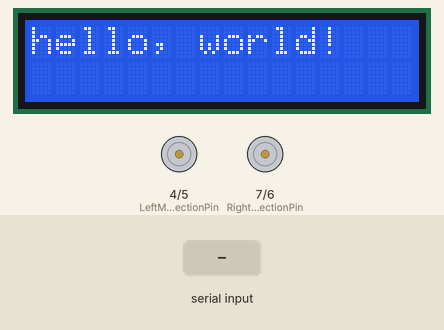
A sketch run on a simulated Arduino Uno, built with avr-gcc and run on an emulated ATmega328P. Parts: 16×2 character LCD, direction and speed pins drawn as motors (green arrow = direction pin HIGH = forward, orange = LOW = backward, longer = more drive). Inputs (shaded band) come from the test bench. What the sketch prints to the serial monitor is not drawn.

Above: at 1.2 s.
1.3 s: "w" received over Serial
At 2.4 s:
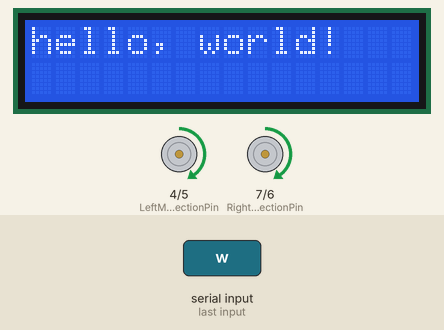
2.8 s: "s" received over Serial
At 3.6 s:
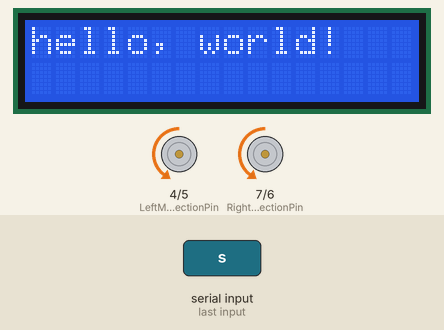
4.3 s: "a" received over Serial
At 4.7 s:
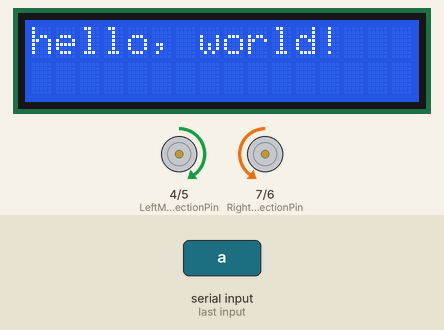
5.8 s: "d" received over Serial
At 7.0 s:
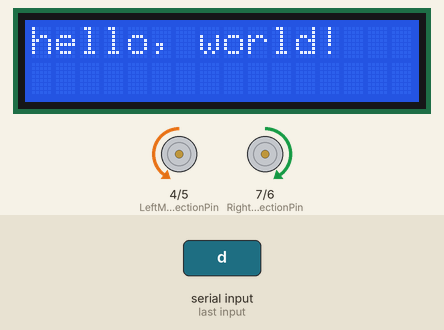
7.3 s: "x" received over Serial
At 8.2 s:
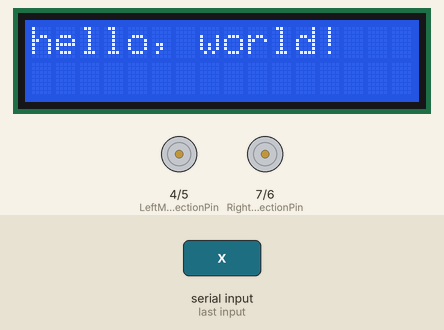
Timing chart, 0 to 9.8 s (numbered marks = the images above; inputs shaded):
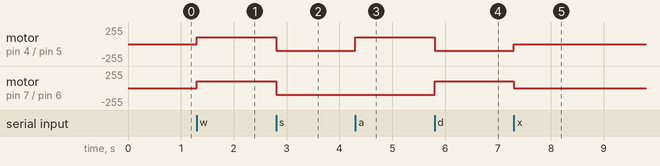

The sketch:

robotSketch.ino
```cpp
#include <LiquidCrystal.h>

int LeftMotorSpeedPin = 5;
int RightMotorSpeedPin = 6;
int LeftMotorDirectionPin = 4;
int RightMotorDirectionPin = 7;

void stop(void)
{
  digitalWrite(LeftMotorSpeedPin, 0);
  digitalWrite(RightMotorSpeedPin, 0);
}

void forward(char leftMotorSpeed, char rightMotorSpeed)
{
  analogWrite(LeftMotorSpeedPin, leftMotorSpeed);
  digitalWrite(LeftMotorDirectionPin, HIGH);
  analogWrite(RightMotorSpeedPin, rightMotorSpeed);
  digitalWrite(RightMotorDirectionPin, HIGH);
}

void backward(char leftMotorSpeed, char rightMotorSpeed)
{
  analogWrite(LeftMotorSpeedPin, leftMotorSpeed);
  digitalWrite(LeftMotorDirectionPin, LOW);
  analogWrite(RightMotorSpeedPin, rightMotorSpeed);
  digitalWrite(RightMotorDirectionPin, LOW);
}

void left(char leftMotorSpeed, char rightMotorSpeed)
{
  analogWrite(LeftMotorSpeedPin, leftMotorSpeed);
  digitalWrite(LeftMotorDirectionPin, HIGH);
  analogWrite(RightMotorSpeedPin, rightMotorSpeed);
  digitalWrite(RightMotorDirectionPin, LOW);
}

void right(char leftMotorSpeed, char rightMotorSpeed)
{
  analogWrite(LeftMotorSpeedPin, leftMotorSpeed);
  digitalWrite(LeftMotorDirectionPin, LOW);
  analogWrite(RightMotorSpeedPin, rightMotorSpeed);
  digitalWrite(RightMotorDirectionPin, HIGH);
}

void setupMotors(void)
{
  pinMode(LeftMotorSpeedPin, OUTPUT);
  pinMode(LeftMotorDirectionPin, OUTPUT);
  pinMode(RightMotorSpeedPin, OUTPUT);
  pinMode(RightMotorDirectionPin, OUTPUT);
}

LiquidCrystal lcd(12, 11, 2, 3, 8, 9);

void setupLCD(void)
{
  lcd.begin(16, 2);
  lcd.print("hello, world!");
}

void setup(void)
{
  setupMotors();
  setupLCD();
  Serial.begin(19200);      //Set Baud Rate
  Serial.println("Run keyboard control");
}

void loop(void)
{
  if(Serial.available()){
    char val = Serial.read();
    if(val != -1)
    {
      switch(val)
      {
      case 'w'://Move Forward
        forward(100, 100);   //move forward in max speed
        break;
      case 's'://Move Backward
        backward(100, 100);   //move back in max speed
        break;
      case 'a'://Turn Left
        left(100, 100);
        break;
      case 'd'://Turn Right
        right(100, 100);
        break;
      case 'x':
        stop();
        break;
      }
    }
    else stop();
  }
}
```

Measured:
- after the input at 1.3 s, motor on pin 4 (LeftMotorDirectionPin) / pin 5 (LeftMotorSpeedPin), motor on pin 7 (RightMotorDirectionPin) / pin 6 (RightMotorSpeedPin): stopped → forward 100/255 at once
- after the input at 2.8 s, motor on pin 4 (LeftMotorDirectionPin) / pin 5 (LeftMotorSpeedPin), motor on pin 7 (RightMotorDirectionPin) / pin 6 (RightMotorSpeedPin): forward 100/255 → backward 100/255 at once
- after the input at 4.3 s, motor on pin 4 (LeftMotorDirectionPin) / pin 5 (LeftMotorSpeedPin): backward 100/255 → forward 100/255 at once
- after the input at 5.8 s, motor on pin 4 (LeftMotorDirectionPin) / pin 5 (LeftMotorSpeedPin): forward 100/255 → backward 100/255 at once; motor on pin 7 (RightMotorDirectionPin) / pin 6 (RightMotorSpeedPin): backward 100/255 → forward 100/255 at once
- after the input at 7.3 s, motor on pin 4 (LeftMotorDirectionPin) / pin 5 (LeftMotorSpeedPin): backward 100/255 → stopped at once; motor on pin 7 (RightMotorDirectionPin) / pin 6 (RightMotorSpeedPin): forward 100/255 → stopped at once
